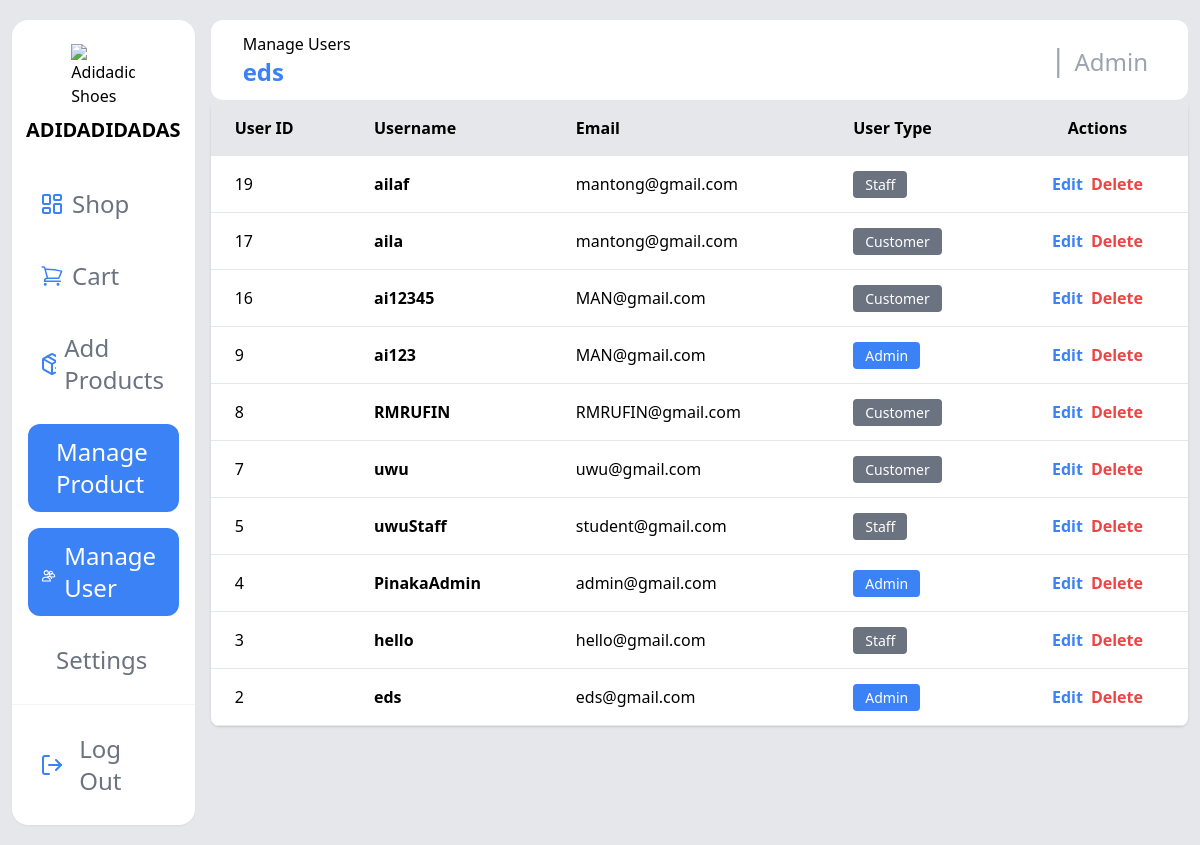
The page /manage_users.php?content=manage_product (signed in) on the database its author committed.
### tables this page shows
CREATE TABLE `tbl_user` (
  `user_id` int(11) NOT NULL,
  `userName` varchar(255) NOT NULL,
  `email` varchar(250) NOT NULL,
  `userPassword` varchar(250) DEFAULT NULL,
  `userType` varchar(255) NOT NULL
);

### manage_users.php (the view, shortened to what this page needs)
<?php
include 'connection.php';
$sql = "SELECT user_id, userName, email, userType FROM tbl_user ORDER BY user_id DESC";
$result = mysqli_query($conn, $sql);
$users = [];
if ($result) {
    while ($row = mysqli_fetch_assoc($result)) {
        $users[] = $row;
    }
}
?>
<!DOCTYPE html>
<html lang="en">
<head>
    <script src="https://cdn.tailwindcss.com"></script>
</head>
<body>
    <div class="min-h-screen bg-gray-200 px-3 py-5 grid grid-cols-1 md:grid-cols-12 gap-4">
        <?php include 'components/sidebar.php'; ?>
        <div class="bg-gray-200 rounded-2xl col-span-1 md:col-span-10">
            <div class="bg-white h-20 rounded-xl w-full p-2 flex justify-between items-center">
                <div class="ps-6 w-full">
                    <span>Manage Users</span>
                    <?php
                        if (isset($_SESSION['username'])) {
                            echo '<h1 class="text-2xl font-bold text-blue-500">' . htmlspecialchars($_SESSION['username']) . '</h1>';
                        }
                    ?>
                </div>
                <div class="flex justify-end items-center w-full p-4">
                    <div class="p-4 flex gap-2 items-center max-w-xs sm:max-w-sm md:max-w-md overflow-hidden">
                        <h1 class="text-3xl text-gray-400">|</h1>
                        <?php
                            if (isset($_SESSION['userType'])) {
                                echo '<div class="flex items-center gap-1 truncate">
                                        <h1 class="text-2xl text-gray-400 pt-1 truncate">' . htmlspecialchars($_SESSION['userType']) . '</h1>
                                      </div>';
                            }
                        ?>
                    </div>
                </div>
            </div>
                <div class="bg-white rounded-lg shadow overflow-hidden">
                    <table class="w-full">
                        <thead class="bg-gray-200">
                            <tr>
                                <th class="px-6 py-4 text-left font-semibold">User ID</th>
                                <th class="px-6 py-4 text-left font-semibold">Username</th>
                                <th class="px-6 py-4 text-left font-semibold">Email</th>
                                <th class="px-6 py-4 text-left font-semibold">User Type</th>
                                <th class="px-6 py-4 text-center font-semibold">Actions</th>
                            </tr>
                        </thead>
                        <tbody>
                            <?php if (count($users) > 0): ?>
                                <?php foreach ($users as $user): ?>
                                    <tr class="border-b border-gray-200 hover:bg-gray-50">
                                        <td class="px-6 py-4"><?php echo $user['user_id']; ?></td>
                                        <td class="px-6 py-4 font-semibold"><?php echo htmlspecialchars($user['userName']); ?></td>
                                        <td class="px-6 py-4"><?php echo htmlspecialchars($user['email']); ?></td>
                                        <td class="px-6 py-4">
                                            <span class="px-3 py-1 rounded text-white text-sm <?php echo strtolower($user['userType']) === 'admin' ? 'bg-blue-500' : 'bg-gray-500'; ?>">
                                                <?php echo htmlspecialchars($user['userType']); ?>
                                            </span>
                                        </td>
                                        <td class="px-6 py-4 text-center">
                                            <div class="flex gap-2 justify-center">
                                                <a href="edit_user.php?id=<?php echo $user['user_id']; ?>" class="text-blue-500 hover:text-blue-700 font-semibold">
                                                    Edit
                                                </a>
                                                <?php if ($user['user_id'] !== $_SESSION['user_id']): ?>
                                                    <a href="manage_users.php?delete_id=<?php echo $user['user_id']; ?>" class="text-red-500 hover:text-red-700 font-semibold" onclick="return confirm('Are you sure you want to delete this user?');">
                                                        Delete
                                                    </a>
                                                <?php endif; ?>
                                            </div>
                                        </td>
                                    </tr>
                                <?php endforeach; ?>
                            <?php else: ?>
                                <tr>
                                    <td colspan="5" class="px-6 py-4 text-center text-gray-500">No users found</td>
                                </tr>
                            <?php endif; ?>
                        </tbody>
                    </table>
                </div>
            </div>
        </div>
</body>
</html>

### rows shown on the page
tbl_user: user_id "19", userName "ailaf", email "mantong@gmail.com", userType "Staff"
tbl_user: user_id "17", userName "aila", email "mantong@gmail.com", userType "Customer"
tbl_user: user_id "16", userName "ai12345", email "MAN@gmail.com", userType "Customer"
tbl_user: user_id "9", userName "ai123", email "MAN@gmail.com", userType "Admin"
tbl_user: user_id "8", userName "RMRUFIN", email "RMRUFIN@gmail.com", userType "Customer"
tbl_user: user_id "7", userName "uwu", email "uwu@gmail.com", userType "Customer"
tbl_user: user_id "5", userName "uwuStaff", email "student@gmail.com", userType "Staff"
tbl_user: user_id "4", userName "PinakaAdmin", email "admin@gmail.com", userType "Admin"
tbl_user: user_id "3", userName "hello", email "hello@gmail.com", userType "Staff"
tbl_user: user_id "2", userName "eds", email "eds@gmail.com", userType "Admin"

### other values the page prints
$_SESSION['username'] "eds"
$_SESSION['userType'] "Admin"
